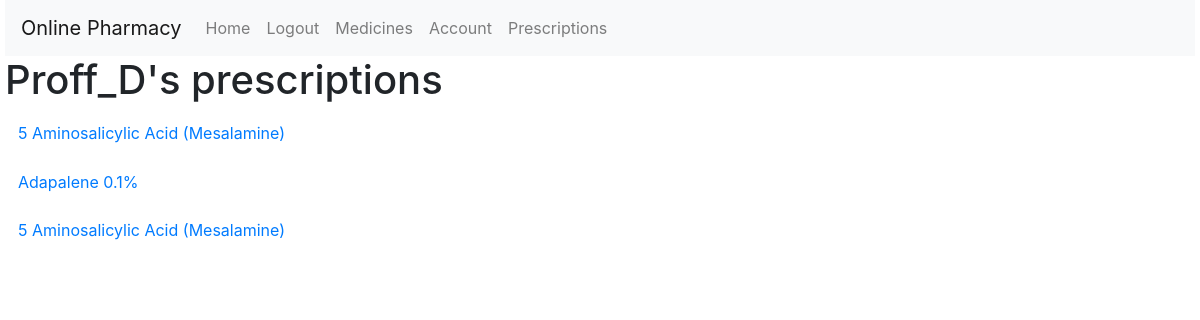
Page /my_prescriptions (signed in) on the earlier database version.
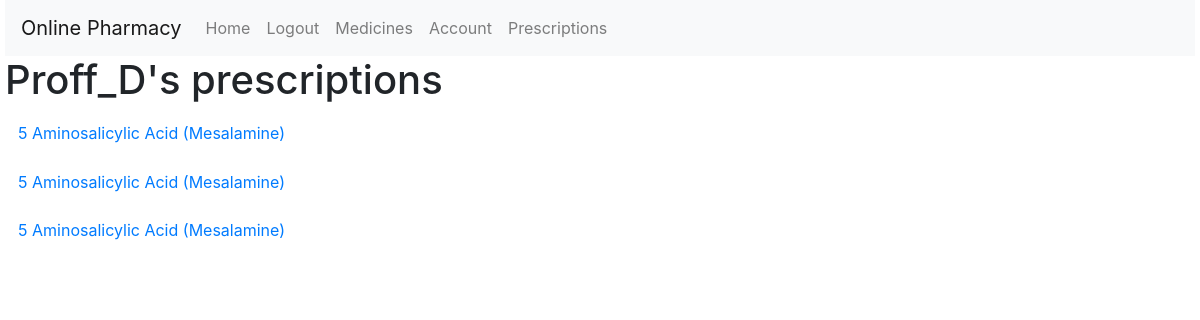
Same page on the later database version.
### tables this page shows
CREATE TABLE "prescriptions" (
    "prescription_id" INTEGER PRIMARY KEY AUTOINCREMENT,
    "patient_id" INTEGER NOT NULL,
    "medicine_id" INTEGER NOT NULL,
    "doctor_id" INTEGER NOT NULL,
    "repeating" INTEGER NOT NULL DEFAULT 0,
    "repeating_start" TEXT,
    "repeating_end" TEXT,
    "repeat_interval" INTEGER,
    "last_ordered" TEXT,
    FOREIGN KEY (patient_id) REFERENCES users(user_id),
    FOREIGN KEY (doctor_id) REFERENCES users(user_id),
    FOREIGN KEY (medicine_id) REFERENCES generic(medicine_id)
);

CREATE TABLE "generic" (medicine_id INTEGER PRIMARY KEY AUTOINCREMENT,  name TEXT,  precaution TEXT,  indication TEXT,  contra_indication TEXT,  dose TEXT,  side_effect TEXT,  pregnancy_category_id TEXT, "mode_of_action" TEXT, "interaction" TEXT);

### app.py (the view)
@app.route('/my_prescriptions')
def my_prescriptions():
    user_id = session.get('user_id')
    username = extract_data_single(db.execute('SELECT username FROM users WHERE user_id = ?', user_id), 'username')
    prescriptions_info = db.execute('SELECT * FROM prescriptions INNER JOIN users ON prescriptions.patient_id = users.user_id WHERE patient_id = ?', user_id)
    for prescription in prescriptions_info:
        doctor_id = prescription['doctor_id']
        doctor_lastname = extract_data_single(db.execute('SELECT lastname FROM users WHERE user_id = ?', doctor_id), 'lastname')
        prescription['doctor_name'] = 'Dr. ' + doctor_lastname
        medicine_id = prescription['medicine_id']
        medicine_name = extract_data_single(db.execute('SELECT name FROM generic WHERE medicine_id = ?', medicine_id), 'name')
        prescription['medicine_name'] = medicine_name
    return render_template('my_prescriptions.html', username=username, prescriptions=prescriptions_info)

### app.py (called while the page is built)
def extract_data_single(query_result, key):
    if query_result:
        dictionary = query_result[0]
        return dictionary[key]
    return None

### templates/my_prescriptions.html (shortened to what this page needs)
{% extends 'layout.html' %}
{% block body %}
    <h1>{{ username }}'s prescriptions</h1>
    {% for prescription in prescriptions %}
        <h2>
            <button class="btn btn-link" type="button" data-toggle="collapse" data-target="#prescription{{ loop.index }}" aria-expanded="false" aria-controls="prescription{{ loop.index }}">
                {{ prescription['medicine_name'] }}
            </button>
        </h2>
    {% endfor %}
{% endblock %}

Differences in the rows shown:
changed prescriptions (number 2 of 3 on the later page): medicine_name "Adapalene 0.1%" → "5 Aminosalicylic Acid (Mesalamine)"
